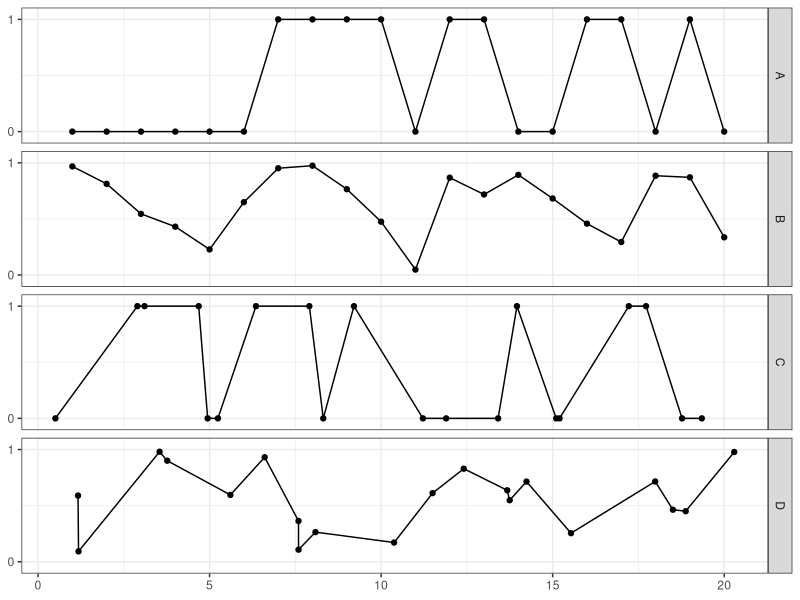
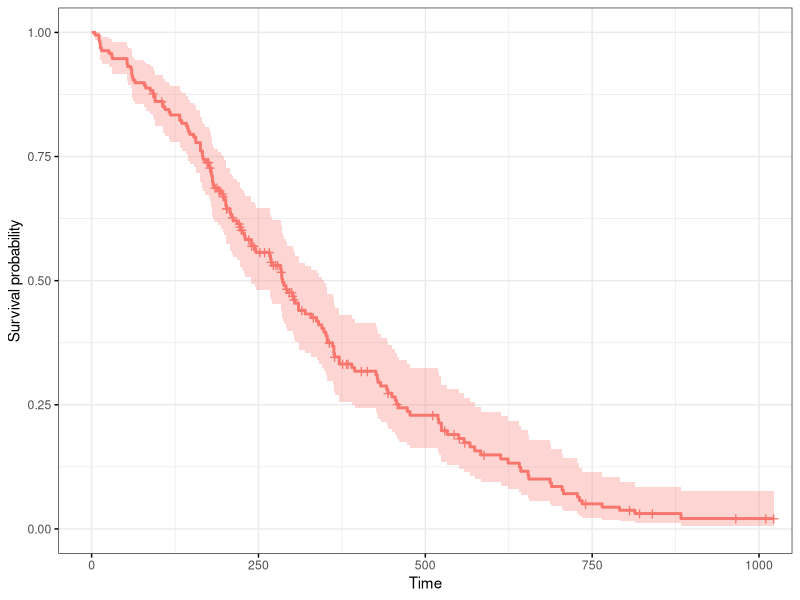
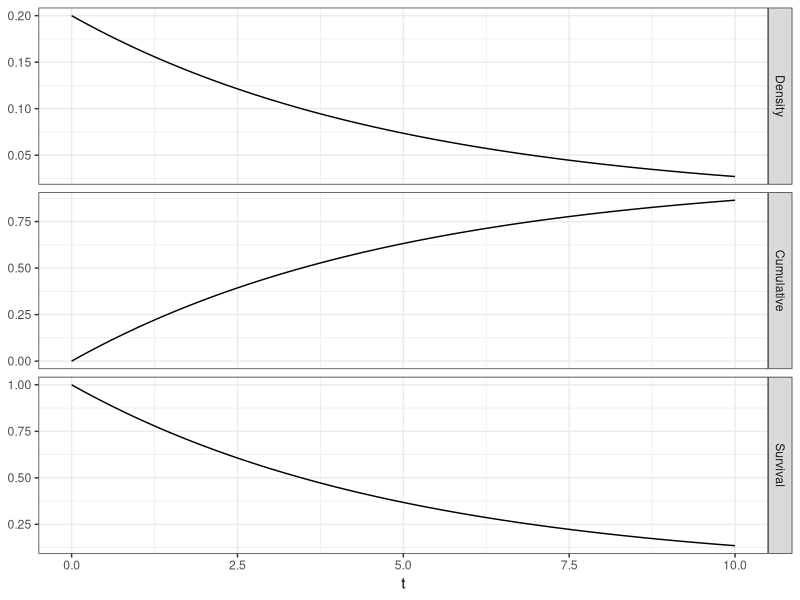
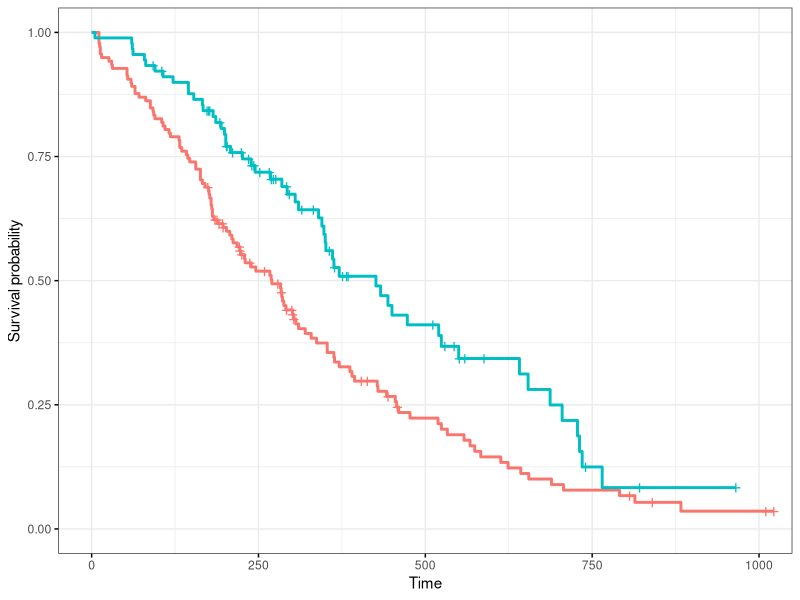
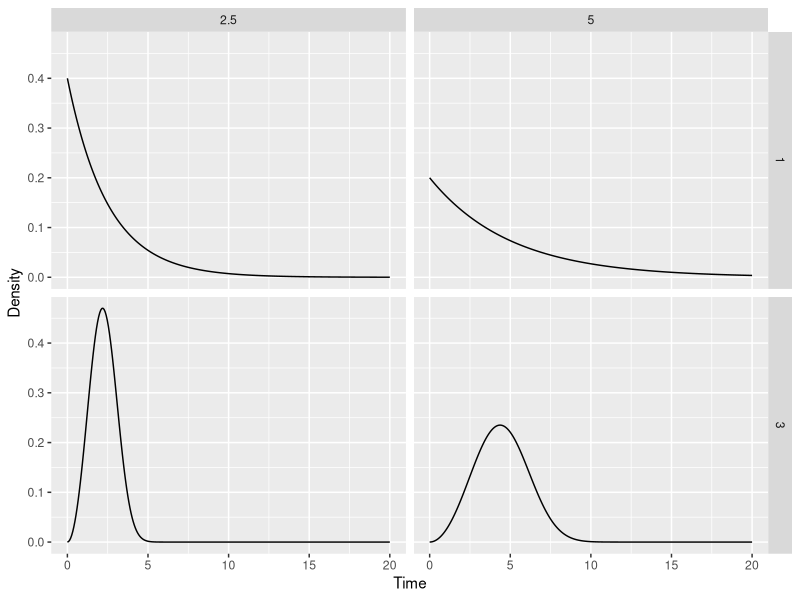
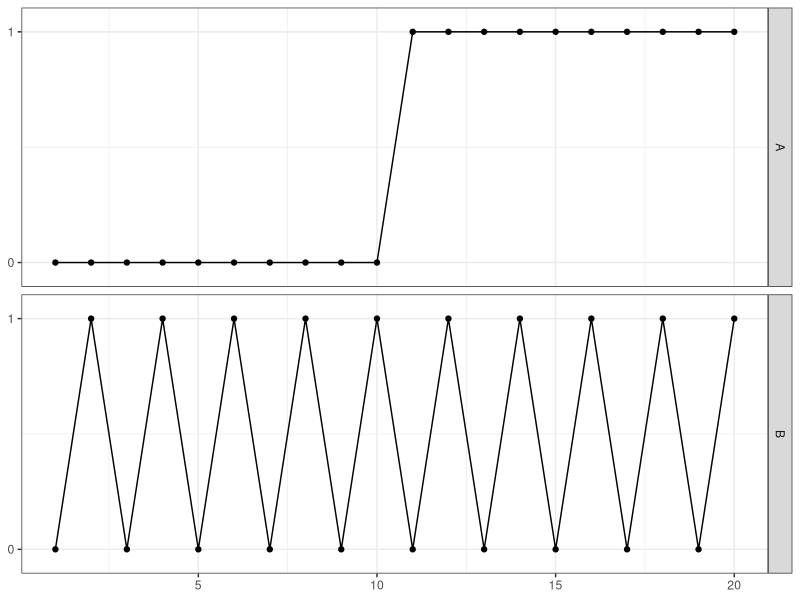

These charts were generated, in order, by the following R code:
## ---- chunk 1
knitr::opts_chunk$set(echo = FALSE)
options(tinytex.verbose = TRUE)
## ---- chunk 2
library(ggplot2)

set.seed(16)
dat1 <- data.frame(subject = "A", State = sample(0:1, size = 20, replace = TRUE), time = 1:20)
dat2 <- data.frame(subject = "B", State = runif(n=20), time = 1:20)
dat3 <- data.frame(subject = "C", State = sample(0:1, size = 20, replace = TRUE), time = 1:20 +runif(min = -.99,max =.99, n=20))
dat4 <- data.frame(subject = "D", State = runif(20), time = 1:20+runif(min = -.99,max =.99, n=20))


plot.dat <- dplyr::bind_rows(dat1, dat2, dat3, dat4)


ggplot(plot.dat, aes(x=time, y=State, group=subject)) +
  geom_point() +
  geom_line() +
  facet_grid(subject ~ .) +
  theme_bw() +
  coord_cartesian(ylim=c(-.05, 1.05)) +
  theme(axis.title = element_blank()) +
  scale_y_continuous(breaks=c(0,1))
  
## ---- chunk 3
library(survival) 
library(survminer)

s <- with(lung, Surv(time, status))

modelA <- coxph(s ~ as.factor(sex) + age + ph.ecog + wt.loss + ph.karno, data = lung, model = TRUE)
plotDat <- survfit(modelA)

plotDat %>% ggsurvplot(., data = lung, ggtheme=theme_bw(), legend = "none")
## ---- chunk 4
shape_param <- 1
scale_param <- 5
x_min <- 0
x_max <- 10
# Create a data frame with a sequence of x values
data <- data.frame(x = seq(x_min, x_max, length.out = 1000))
data$Density <-
  dweibull(data$x, shape = shape_param, scale = scale_param)

cdfWei <- function(time=1, shape=1, scale=1){
  cdfOut <- pweibull(time, shape = shape, scale = scale, lower.tail = TRUE)
  return(cdfOut)
}

survWei <- function(time, shape, scale){
  survOut <- 1 - cdfWei(time, shape, scale)
  return(survOut)
}

hazardWei <- function(time, shape, scale){
  #hazardOut <- shape / scale * (time / scale)^shape - 1
  hazardOut <- -pweibull(q = time, shape = shape, scale = scale, log.p = TRUE, lower.tail = FALSE)
  return(hazardOut)
}

instHazardWei <- function(time, shape, scale){
  ## Take the ratio of hazard & surv function
  outHazardInst <- ifelse(time < 0, 0, shape * (time/scale)^(shape - 1)/scale)
  return(outHazardInst)
}

data$Cumulative <- cdfWei(time = data$x, shape = shape_param, scale=scale_param)
data$Survival <- survWei(time = data$x, shape = shape_param, scale=scale_param)
data$Distirbution <- "Exponential"
data = reshape2::melt(data, id.vars=c("x", "Distirbution"))
## Now plot
out.plot <- ggplot(data, aes(x = x, y = value)) +
  geom_line() +
  facet_grid(variable ~ ., scales = "free_y") +
  ylab(NULL) +
  xlab("t") +
  theme_bw()
out.plot
## ---- chunk 5
library("survminer")
require("survival")
fit <- survfit(Surv(time, status) ~ sex, data = lung)
ggsurvplot(fit, data = lung, ggtheme=theme_bw(),  legend = "none")
## ---- chunk 6
library(ggplot2)
cdfWei <- function(time=1, shape=1, scale=1){
  cdfOut <- pweibull(time, shape = shape, scale = scale, lower.tail = TRUE)
  return(cdfOut)
}

survWei <- function(time, shape, scale){
  survOut <- 1 - cdfWei(time, shape, scale)
  return(survOut)
}

hazardWei <- function(time, shape, scale){
  #hazardOut <- shape / scale * (time / scale)^shape - 1
  hazardOut <- -pweibull(q = time, shape = shape, scale = scale, log.p = TRUE, lower.tail = FALSE)
  return(hazardOut)
}

instHazardWei <- function(time, shape, scale){
  ## Take the ratio of hazard & surv function
  outHazardInst <- ifelse(time < 0, 0, shape * (time/scale)^(shape - 1)/scale)
  return(outHazardInst)
}


# Create a data frame with a sequence of x values
## Create all of the shape and scale metrics to sort through
scale.vals <- c(2.5, 5, 2.5, 5)
shape.vals <- c(1, 1, 3, 3)
all.data <- NULL
for(i in 1:4){
  shape_param <- shape.vals[i]
  scale_param <- scale.vals[i]
  data <- data.frame(x = seq(0, 20, length.out = 300))
  data$Density <- dweibull(data$x, shape = shape_param, scale = scale_param)
  data$Cumulative <- cdfWei(time = data$x, shape = shape_param, scale=scale_param)
  data$Survival <- survWei(time = data$x, shape = shape_param, scale=scale_param)
  data$Hazard <- instHazardWei(time = data$x, shape = shape_param, scale = scale_param)
  data$Shape <- shape_param
  data$Scale <- scale_param
  all.data <- dplyr::bind_rows(all.data, data)
}
ggplot(all.data, aes(x=x, y=Density)) +
  geom_line() +
  facet_grid(Shape ~ Scale) +
  xlab("Time") +
  ylab("Density")
## ---- chunk 7
library(ggplot2)

set.seed(16)
dat1 <- data.frame(subject = "A", State = rep(c(0,1),each=10), time = 1:20)
dat2 <- data.frame(subject = "B", State = rep(c(0,1),10), time = 1:20)

plot.dat <- dplyr::bind_rows(dat1, dat2)

ggplot(plot.dat, aes(x=time, y=State, group=subject)) +
  geom_point() +
  geom_line() +
  facet_grid(subject ~ .) +
  theme_bw() +
  coord_cartesian(ylim=c(-.05, 1.05)) +
  theme(axis.title = element_blank()) +
  scale_y_continuous(breaks=c(0,1))
